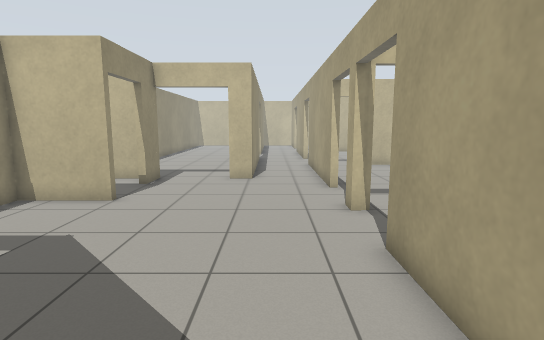
[1] (above)

24 first-person views from a walk through a world built for the Gazebo simulator. The camera is 1.2 m above the floor, tilts 8° down and sees 80° across. The floor is counted in squares, 0.5 m on a side. Each view is taken from the middle of a square. On the plan, view 1 faces up. The plan holds only what a view shows up to about 19 squares ahead; the rest is blank.

[2]
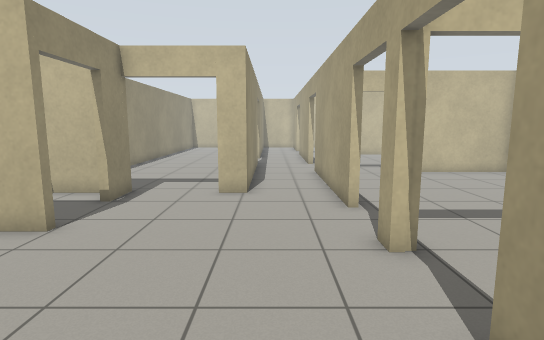

[3]
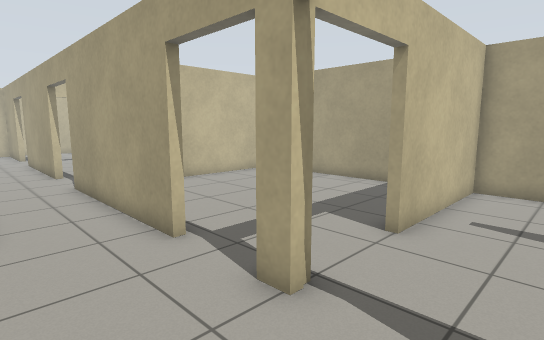

[4]
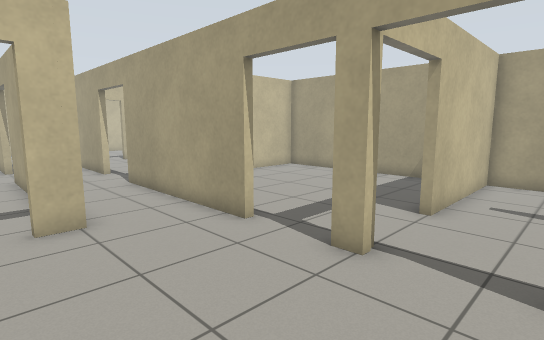

[5]
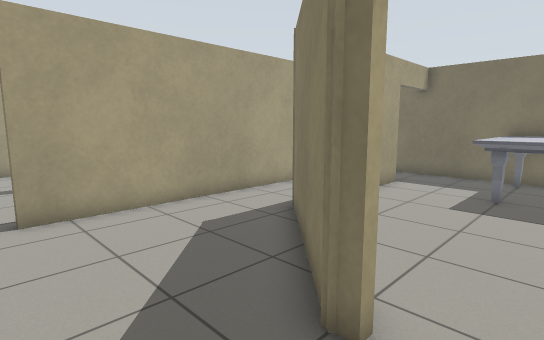

[6]
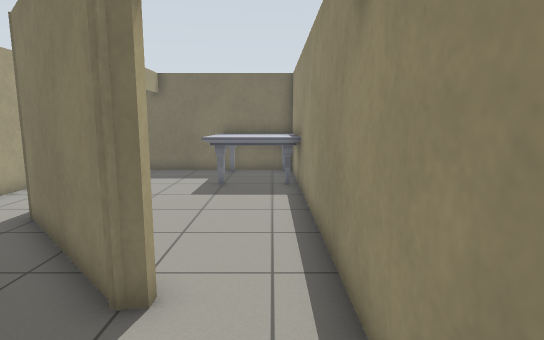

[7]
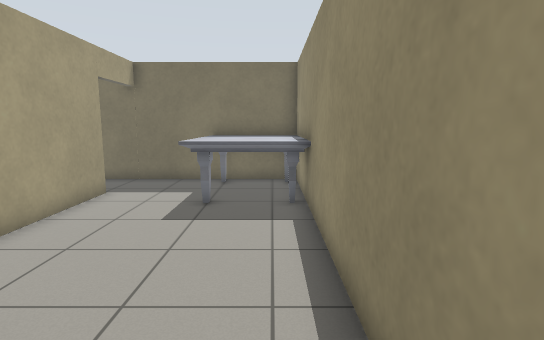

[8]
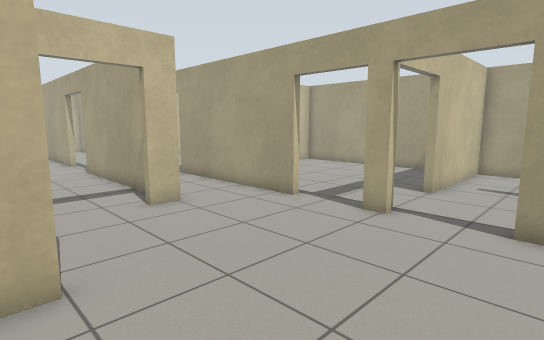

[9]
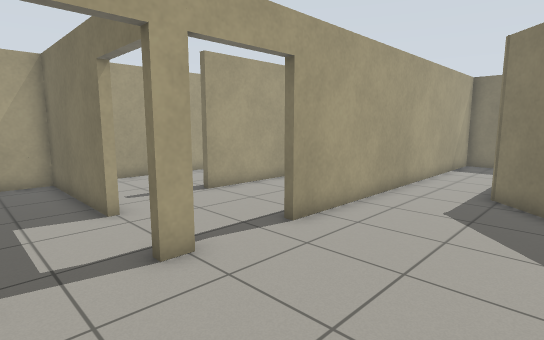

[10]
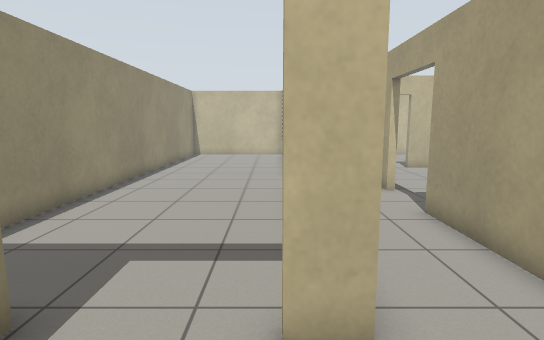

[11]
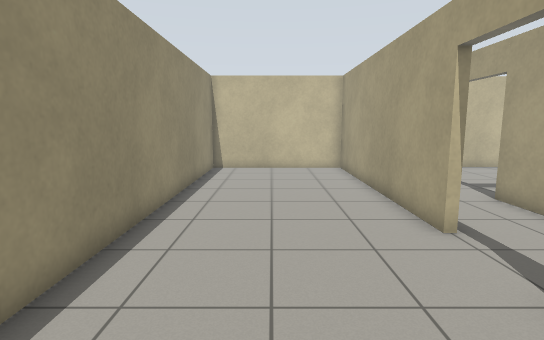

[12]
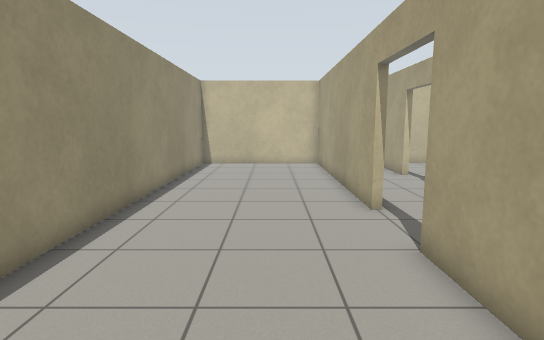

[13]
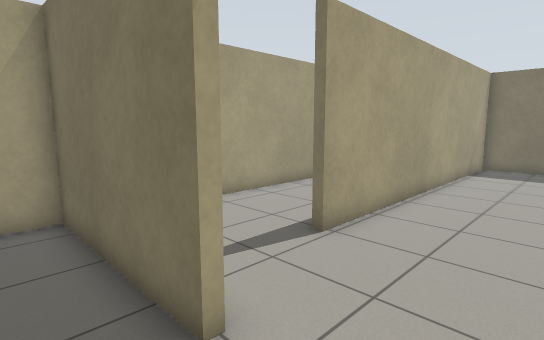

[14]
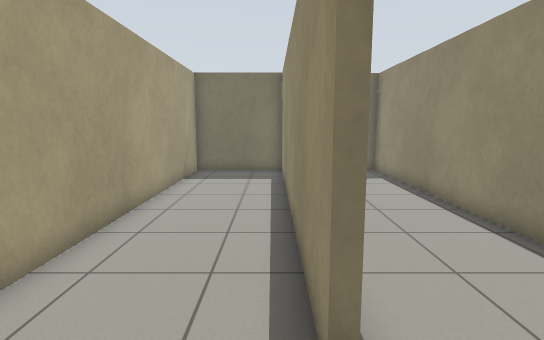

[15]
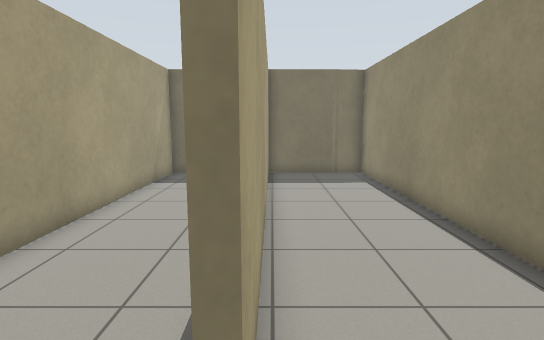

[16]
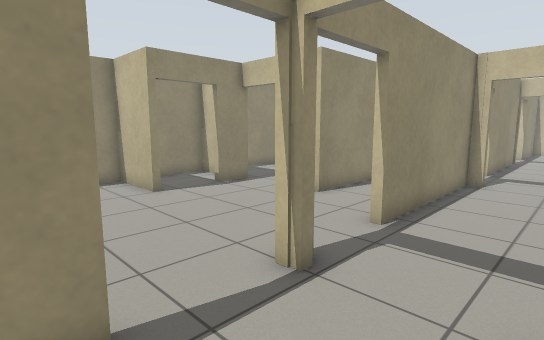

[17]
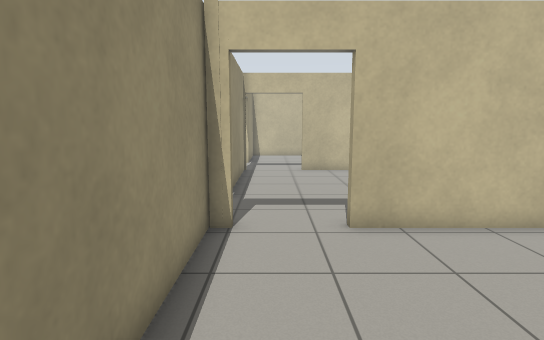

[18]
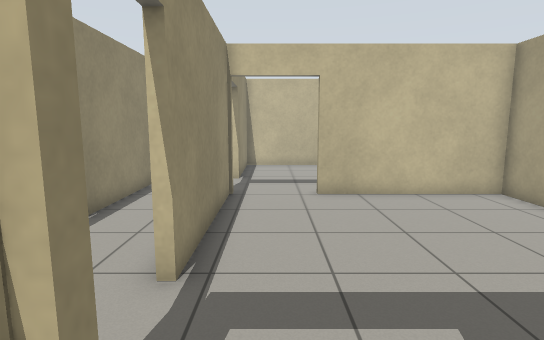

[19]
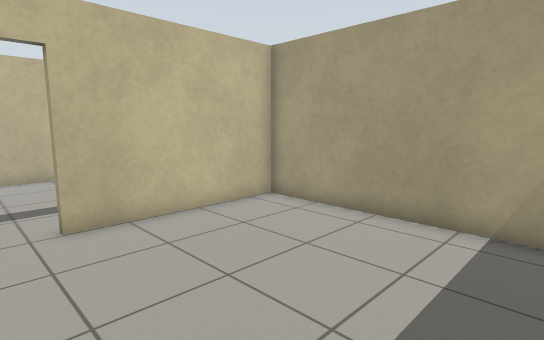

[20]
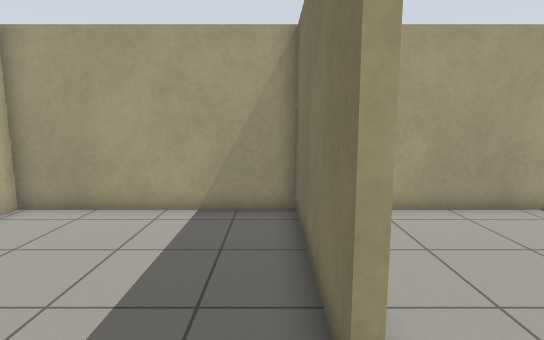

[21]
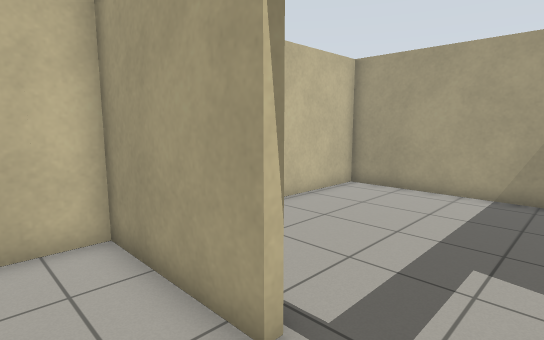

[22]
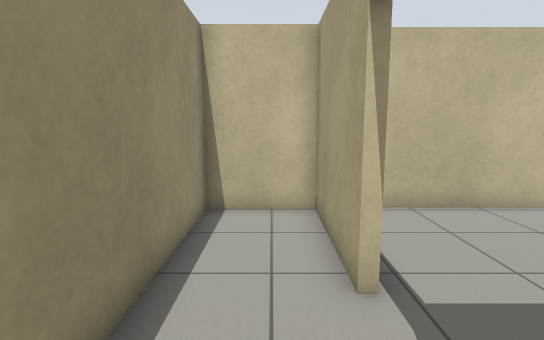

[23]
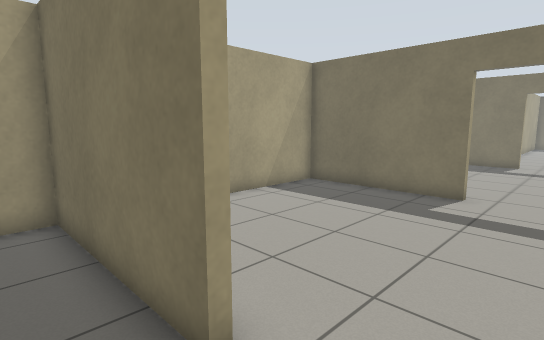

[24]
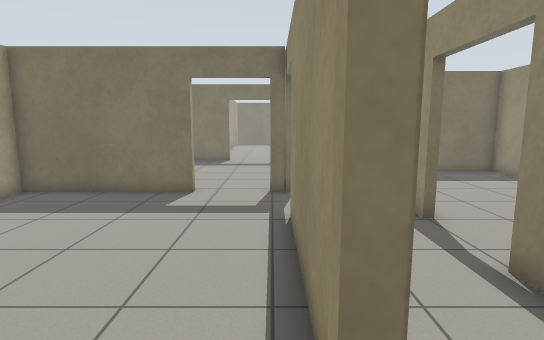

### Floor plan
Ten units are one square. View 1 is at (0, 0); x grows to the right and y downward. Boxes are objects, and circles mark ways between rooms. Rooms are numbered by the first view taken in them; rooms with no view inside come last. Other rooms are left out.
<svg viewBox="-90 -377 215 477">
<path fill="none" stroke="#000" d="M22 -122 22 -196M22 -89 22 -96M-50 -101 -81 -101 -81 -91M-51 -146 -51 -129M-81 -69 -81 -39M-54 -40 -50 -40 -7 2M-9 -230 -9 -143 -20 -143M22 -227 22 -293M-10 91 22 91 22 -60M22 -323 22 -370 -9 -370 -9 -260M-12 -260 -12 -370 -83 -370 -83 -146 -55 -146M-12 -161 -12 -230M57 -92 120 -92 120 -184M22 -96 26 -96M25 -193 25 -122M120 -193 57 -193M75 -52 75 90 120 90 120 -89 57 -89M25 -19 25 91 41 90M25 -60 25 -51M36 90 72 90 72 -52M29 -89 22 -89M57 -196 120 -196 120 -290 55 -290M22 -196 31 -196M25 -293 25 -227M55 -293 120 -293 120 -372 25 -372 25 -323M-12 64 -12 17M-46 91 -10 91M-81 -39 -81 45M-59 -143 -83 -143 -83 -119"/>
<rect x="-85" y="35" width="50" height="60" fill="#bbb"><title>marble table</title></rect>
<circle cx="-10" cy="-245" r="3" fill="#2a7"/>
<circle cx="20" cy="-110" r="3" fill="#2a7"/>
<circle cx="20" cy="-70" r="3" fill="#2a7"/>
<circle cx="20" cy="-210" r="3" fill="#2a7"/>
<circle cx="20" cy="-310" r="3" fill="#2a7"/>
<circle cx="-10" cy="80" r="3" fill="#2a7"/>
<circle cx="-70" cy="-40" r="3" fill="#2a7"/>
<circle cx="-40" cy="-136" r="3" fill="#2a7"/>
<circle cx="40" cy="-90" r="3" fill="#2a7"/>
<circle cx="42" cy="-194" r="3" fill="#2a7"/>
<circle cx="70" cy="-70" r="3" fill="#2a7"/>
<circle cx="40" cy="-290" r="3" fill="#2a7"/>
<text x="-10" y="-110">1</text>
<text x="-50" y="-260">2</text>
<text x="70" y="-140">3</text>
<text x="90" y="0">4</text>
<text x="50" y="0">5</text>
<text x="70" y="-240">6</text>
<text x="70" y="-330">7</text>
<text x="-50" y="30">8</text>
<text x="-70" y="-120">9</text>
</svg>
Room 1 opens to room 2. Room 1 opens to room 3. Room 1 opens to room 5. Room 1 opens to room 6. Room 1 opens to room 7. Room 1 opens to room 8. Room 1 opens to room 9. Room 3 opens to room 5. Room 3 opens to room 6. Room 4 opens to room 5. Room 6 opens to room 7.

Where each view was taken, in squares from view 1:
view 1: 0 up, 0 right, facing up
view 2: 3 up, 0 right, facing up
view 3: 6 up, 1 left, facing up-right
view 4: 6 up, 3 left, facing up-right
view 5: 7 up, 7 left, facing down-right
view 6: 8 up, 7 left, facing down
view 7: 5 up, 7 left, facing down
view 8: 5 up, 6 left, facing up-right
view 9: 12 up, 3 left, facing down-right
view 10: 11 up, 2 left, facing up
view 11: 19 up, 5 left, facing up
view 12: 17 up, 4 left, facing up
view 13: 11 up, 3 right, facing down-right
view 14: 8 up, 8 right, facing down
view 15: 7 up, 7 right, facing down
view 16: 5 up, 6 right, facing up-left
view 17: 12 up, 4 right, facing up
view 18: 18 up, 4 right, facing up
view 19: 21 up, 4 right, facing up-right
view 20: 30 up, 3 right, facing right
view 21: 30 up, 0 right, facing up-right
view 22: 28 up, 1 right, facing up
view 23: 31 up, 3 right, facing down-right
view 24: 31 up, 3 right, facing down
